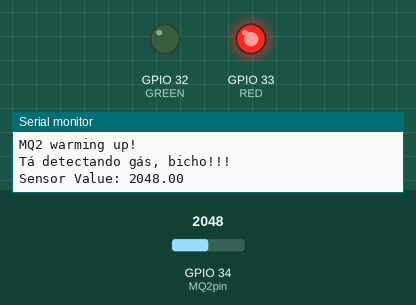
A sketch run on a simulated ESP32. Parts: output pins drawn as LEDs (lit = HIGH), the last lines printed to the serial monitor. Inputs (shaded band) come from the test bench; at power-on: GPIO 34 (MQ2pin) = 2048.

Above: at 2.2 s.
2.3 s: GPIO 34 (MQ2pin) set to 1074
5.0 s: GPIO 34 (MQ2pin) set to 950
At 7.3 s:
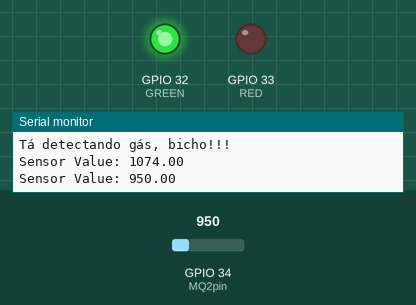
7.7 s: GPIO 34 (MQ2pin) set to 1040
At 9.7 s:
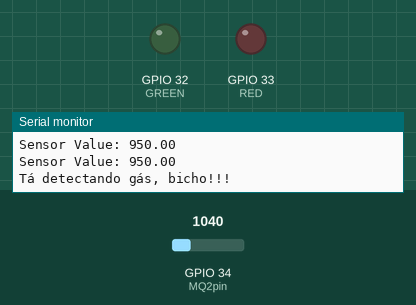
11.5 s: GPIO 34 (MQ2pin) set to 960
At 13.8 s:
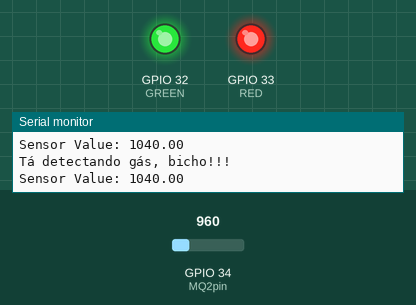
Timing chart, 0 to 15.5 s (numbered marks = the images above; inputs shaded):
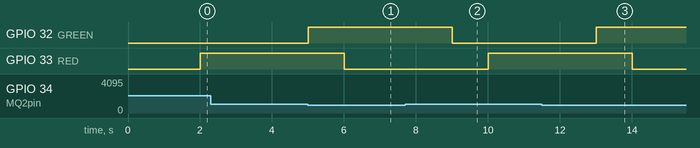

The sketch:

sensorMQ2.ino
```cpp
#define MQ2pin 34 //pino do sensor do gás
#define GREEN 32 //pino do led verde
#define RED 33 //pino do led vermelho

float sensorValue;  //variável para armazenar o valor do sensor

void setup() {
  Serial.begin(9600); // sets the serial port to 9600
  Serial.println("MQ2 warming up!");
  delay(1000); // allow the MQ2 to warm up
  pinMode(GREEN, OUTPUT); //define o pino verde como de saída
  pinMode(RED, OUTPUT); //define o pino vermelho como de saída
}

void loop() {
  sensorValue = analogRead(MQ2pin); // obtém a leitura do pino do sensor do gás

  if(sensorValue > 1000) { //se valor > 1000
    Serial.println("Tá detectando gás, bicho!!!");
    digitalWrite(GREEN, LOW);
    delay(1000);
    digitalWrite(RED, HIGH);
  } else {
    digitalWrite(GREEN, HIGH);
    delay(1000);
    digitalWrite(RED, LOW);
  }

  Serial.print("Sensor Value: ");
  Serial.println(sensorValue);

  delay(1000); // wait 1s for next reading
}
```

Measured:
- the behaviour switches between 1001 and 1000 on GPIO 34 (MQ2pin) (found by bisection; images 0 and 1)
- after the input at 5.0 s, GPIO 32 (GREEN): LOW → HIGH at once; GPIO 33 (RED): HIGH → LOW after 1.0 s
- after the input at 7.7 s, GPIO 32 (GREEN): HIGH → LOW after 1.3 s; GPIO 33 (RED): LOW → HIGH after 2.3 s
- after the input at 11.5 s, GPIO 32 (GREEN): LOW → HIGH after 1.5 s; GPIO 33 (RED): HIGH → LOW after 2.5 s
